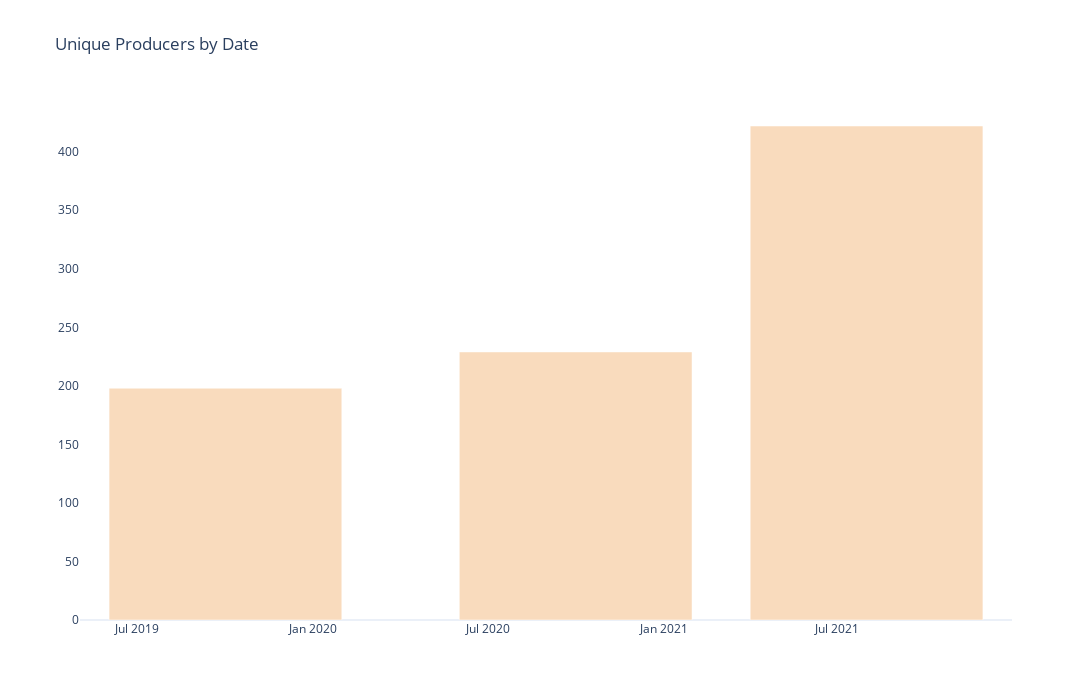

The notebook cell saved with this chart:
### Code cell
import plotly.graph_objects as go

fig = go.Figure()
fig.add_trace(go.Bar(
    x=prd_count_by_date_df["year_month"],
    y=prd_count_by_date_df["producer"],
    name='WK 1 - 30',
    marker_color='#F9DBBD'
))

fig.update_layout(
    title = "Unique Producers by Date",
    autosize = False,
    width = 1300,
    height = 700,
    template = "plotly_white",
    hovermode='x'
)
fig.update_layout(
    legend=dict(
        x=0.90,
        y=1,
    ))
fig.update_xaxes(showgrid=False)
fig.update_yaxes(showgrid=False)
fig.show()

### Figure 1 — Plotly figure (JSON) as saved in the notebook; plotly's stock layout.template omitted (floating-point values rounded to 4 significant figures)
{"data": [{"marker": {"color": "#F9DBBD"}, "name": "WK 1 - 30", "type": "bar", "x": ["2019-10", "2020-10", "2021-08"], "y": [198, 229, 422]}], "layout": {"autosize": false, "height": 700, "hovermode": "x", "legend": {"x": 0.9, "y": 1}, "title": {"text": "Unique Producers by Date"}, "width": 1300, "xaxis": {"showgrid": false}, "yaxis": {"showgrid": false}}}
